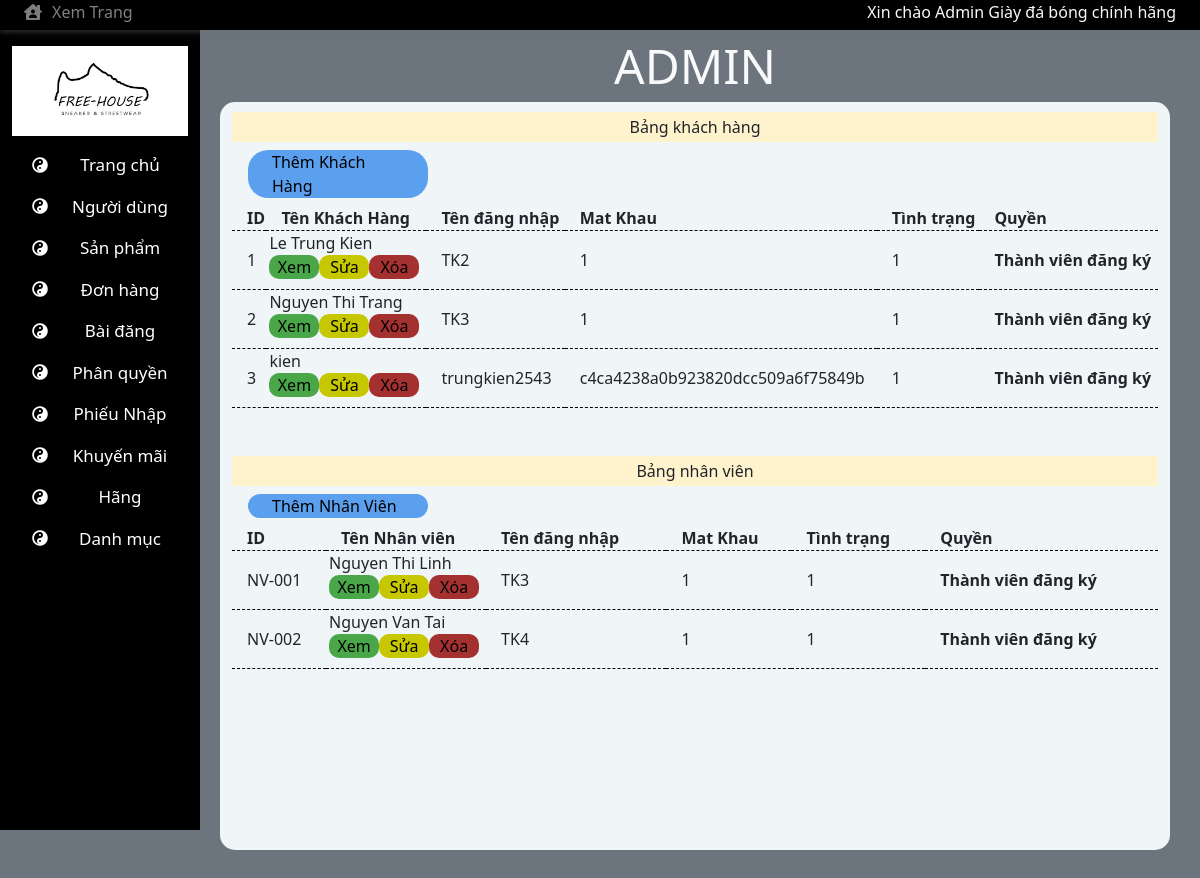
Screenshot of /admin/index.php?id=nd with the database file from the repository.
### tables this page shows
CREATE TABLE `khachhang` (
  `MaKhach` int(50) NOT NULL,
  `TenKhach` varchar(50) NOT NULL,
  `DiaChi` varchar(50) NOT NULL,
  `SDT` varchar(50) NOT NULL,
  `MaTaiKhoan` int(50) NOT NULL
);

CREATE TABLE `taikhoan` (
  `MaTaiKhoan` int(50) NOT NULL,
  `TenDN` varchar(50) NOT NULL,
  `MatKhau` varchar(50) NOT NULL,
  `Email` varchar(50) NOT NULL,
  `NgayTao` date NOT NULL,
  `TinhTrang` tinyint(1) NOT NULL,
  `Quyen` varchar(50) NOT NULL
);

CREATE TABLE `nhanvien` (
  `MaNhanVien` varchar(50) NOT NULL,
  `Quyen` tinyint(1) NOT NULL,
  `DiaChi` varchar(50) NOT NULL,
  `TenNhanVien` varchar(50) NOT NULL,
  `SDT` varchar(50) NOT NULL,
  `MaTaiKhoan` int(50) NOT NULL
);

### admin/template/template_content/nguoidung.php (the view, shortened to what this page needs)
<div id="nguoidung">
<?php
include '../db/dbconnect.php';
$listQuyen = [];
$sql = "SELECT * FROM quyen";
$result = $conn->query($sql);
if ($result->num_rows > 0) {
    while ($row = $result->fetch_assoc()) {
        $listQuyen[$row['MaQuyen']]=$row['TenQuyen'];
    }
}
$sql = "SELECT * FROM khachhang";
$result = $conn->query($sql);
if ($result->num_rows > 0) {
    echo "
    <div id='khachhang' class='d-block'>
    <div class='row mark m-0'>
    <p class='text-center'>Bảng khách hàng</p></div>
    <div class='row m-2'>
        <div class='col mx-2 adminthem'>
            <a href='editkh.php' class='row'>
                <div class='col text-black'>Thêm Khách Hàng</div>
            </a>
        </div>
    </div>
    <table class='w-100  bangnoidung'>
            <tr>
                <th>ID</th>
                <th>Tên Khách Hàng</th>
                <th>Tên đăng nhập</th>
                <th>Mat Khau</th>
                <th>Tình trạng</th>
                <th>Quyền</th>
            </tr>";
    while($row = $result->fetch_assoc()) {
        $selectTaiKhoan = 'SELECT * FROM taikhoan WHERE MaTaiKhoan = "'. $row['MaTaiKhoan'] . '"';
        $resultTaiKhoan = mysqli_query($conn, $selectTaiKhoan);
        $rowTaiKhoan = mysqli_fetch_assoc($resultTaiKhoan);
        echo "<tr>
            <td>" . $row['MaKhach']. "</td>
            <td style='width:160px;'>
                <div class='row'>"
                    .$row['TenKhach']."
                </div>
                <div class='row hanhdong'>";
                echo"<a href='#' class='xem'>
                        <div class='col'>
                            Xem
                        </div>
                    </a>";
                echo"<a href='editkh.php?hd=s&id=".$row['MaKhach']."' class='sua'>
                        <div class='col'>
                            Sửa
                        </div>
                    </a>";
                echo"<a href='xuly/xulyXoaKH.php?idsp=".$row['MaKhach']."' class='xoa' onclick=\"return confirm('Bạn có chắc chắn muốn xóa sản phẩm ".$row['TenKhach']." và thông tin liên quan tới nó vĩnh viễn hong <3')\">
                        <div class='col'>
                            Xóa
                        </div>
                    </a>";
        echo "        </div>
            </td>
            <td>" . $rowTaiKhoan["TenDN"]. "</td>
            <td>" . $rowTaiKhoan["MatKhau"]. "</td>
            <td>" . $rowTaiKhoan["TinhTrang"]. "</td>";
            foreach ($listQuyen as $ma=>$ten ){
                if($rowTaiKhoan["Quyen"]==$ma){
                    echo "<th>$ten</th>";
            }
           }
        echo "</tr>";
    }
    echo "</table>
    </div>";
} else {
    echo "Không có sản phẩm.";
}
$sql = "SELECT * FROM nhanvien";
$result = $conn->query($sql);
if ($result->num_rows > 0) {
    echo "
    <div id='nhanvien' class='d-block mt-5'>
    <div class='row mark m-0'>
    <p class='text-center'>Bảng nhân viên</p></div>
    <div class='row m-2'>
        <div class='col mx-2 adminthem'>
            <a href='editnv.php' class='row'>
                <div class='col text-black'>Thêm Nhân Viên</div>
            </a>
        </div>
    </div>
    <table class='w-100 bangnoidung'>
        <tr>
            <th>ID</th>
            <th>Tên Nhân viên</th>
            <th>Tên đăng nhập</th>
            <th>Mat Khau</th>
            <th>Tình trạng</th>
            <th>Quyền</th>
        </tr>";
    while($row = $result->fetch_assoc()) {
        $selectTaiKhoan = 'SELECT * FROM taikhoan WHERE MaTaiKhoan = "'. $row['MaTaiKhoan'] . '"';
        $resultTaiKhoan = mysqli_query($conn, $selectTaiKhoan);
        $rowTaiKhoan = mysqli_fetch_assoc($resultTaiKhoan);
        echo "<tr>
            <td>" . $row['MaNhanVien']. "</td>
            <td style='width:160px;'>
                <div class='row'>"
                    .$row['TenNhanVien']."
                </div>
                <div class='row hanhdong'>";
                echo"<a href='#' class='xem'>
                        <div class='col'>
                            Xem
                        </div>
                    </a>";
                echo"<a href='editnv.php?hd=s&id=".$row['MaNhanVien']."' class='sua'>
                        <div class='col'>
                            Sửa
                        </div>
                    </a>";
                echo"<a href='xuly/xulyXoanv.php?idsp=".$row['MaNhanVien']."' class='xoa' onclick=\"return confirm('Bạn có chắc chắn muốn xóa sản phẩm ".$row['TenNhanVien']." và thông tin liên quan tới nó vĩnh viễn hong <3')\">
                        <div class='col'>
                            Xóa
                        </div>
                    </a>";
        echo "        </div>
            </td>
            <td>" . $rowTaiKhoan["TenDN"]. "</td>
            <td>" . $rowTaiKhoan["MatKhau"]. "</td>
            <td>" . $rowTaiKhoan["TinhTrang"]. "</td>";
            foreach ($listQuyen as $ma=>$ten ){
                if($rowTaiKhoan["Quyen"]==$ma){
                    echo "<th>$ten</th>";
            }
           }
        echo"</tr>";
    }
    echo "</table>
    </div>";
} else {
    echo "Không có sản phẩm.";
}
?>
</div>

### admin/css/DonHang.css (style rules this page uses)
* { margin: 0px; padding: 0px; }

### admin/css/admin.css (style rules this page uses)
* { padding: 0; margin: 0; box-sizing: border-box; }
p,a { text-decoration:none; margin: 0 !important; padding: 0 !important; }
.adminthem { max-width:180px; border-radius: 20px; background-color: #5ba0ee; color: #000; }
#main > *:nth-child(2) > * { margin-top: 10px !important; margin-bottom: 10px !important; }
table.bangnoidung tr td .row > a { width:50px; color:#000; text-align: center; cursor: pointer; }
table.bangnoidung tr td .row .xoa { background-color: rgb(165, 48, 48); }
table.bangnoidung tr td .row .sua { background-color: rgb(199, 199, 0); }
table.bangnoidung tr td .row .xem { background-color: rgb(73, 167, 73); }
table.bangnoidung tr td ,table.bangnoidung tr th { padding-left:15px; }
table.bangnoidung tr + tr { border-top: 1px dashed black; border-bottom: 1px dashed black; border-radius: 10%; }
table.bangnoidung tr td .hanhdong { margin-bottom: 10px; }
table.bangnoidung tr td .hanhdong >a { border-radius: 10px; }
#khachhang { display: flex; }
#nhanvien { display: flex; }

### admin/css/KhuyenMai.css (style rules this page uses)
* { margin: 0px; padding: 0px; }

### admin/css/PhanQuyen.css (style rules this page uses)
* { margin: 0px; padding: 0px; }

### admin/css/DanhMuc.css (style rules this page uses)
* { margin: 0px; padding: 0px; }

### rows the page displays
khachhang: MaKhach "1", TenKhach "Le Trung Kien", MaTaiKhoan.TenDN "TK2", MaTaiKhoan.MatKhau "1", MaTaiKhoan.TinhTrang "1", ten "Thành viên đăng ký"
khachhang: MaKhach "2", TenKhach "Nguyen Thi Trang", MaTaiKhoan.TenDN "TK3", MaTaiKhoan.MatKhau "1", MaTaiKhoan.TinhTrang "1", ten "Thành viên đăng ký"
khachhang: MaKhach "3", TenKhach "kien", MaTaiKhoan.TenDN "trungkien2543", MaTaiKhoan.MatKhau "c4ca4238a0b923820dcc509a6f75849b", MaTaiKhoan.TinhTrang "1", ten "Thành viên đăng ký"
nhanvien: MaNhanVien "NV-001", TenNhanVien "Nguyen Thi Linh", MaTaiKhoan.TenDN "TK3", MaTaiKhoan.MatKhau "1", MaTaiKhoan.TinhTrang "1", ten "Thành viên đăng ký"
nhanvien: MaNhanVien "NV-002", TenNhanVien "Nguyen Van Tai", MaTaiKhoan.TenDN "TK4", MaTaiKhoan.MatKhau "1", MaTaiKhoan.TinhTrang "1", ten "Thành viên đăng ký"
